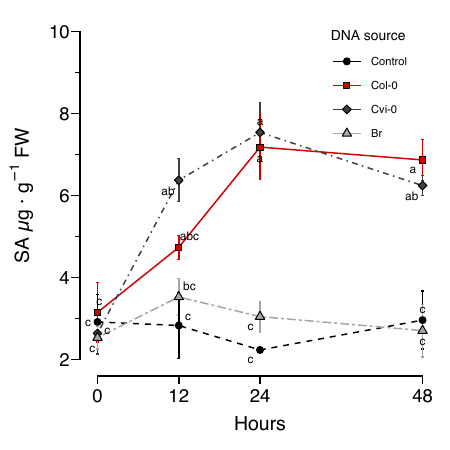

Source code (R):
# SA curve

# Load required libraries
# Cleaning and manipulating data
library(dplyr)

# Statistic tests
library(rstatix)
library(multcompView)

# Plotting
library(ggplot2)
library(ggprism)
library(ggrepel)

# Load data
data <- read.csv("5_sa_curve/sa_curve.csv")

# Make independent variable a factor
data <- data %>% 
  mutate(treatment = factor(treatment,
                            levels = c("ctrl", "col", "cvi", "br")),
         time_factor = (factor(time))
  )

# Summary statistics
data_ss <- data %>% 
  group_by(treatment, time) %>% 
  get_summary_stats() %>% 
  arrange(desc(mean))

# Two way anova
anova <- aov(sa ~ treatment*time_factor, data = data)
summary(anova)
export::table2csv(anova, "5_sa_curve/anova_results_curve.csv")


# Tukey
tukey <- TukeyHSD(anova)
tukey

tukey_capture <- as.data.frame(tukey[3])
write.csv(tukey_capture, "5_sa_curve//tukey.csv")

# Compact letter display
tukey.cld <- multcompLetters4(anova, tukey)

cld <- as.data.frame.list(tukey.cld$`treatment:time_factor`)
data_ss$tukey <- cld$Letters


# Treatment labels
treatment_labels = c("Control", "Col-0", "Cvi-0", "Br")

# Plot colors
plot_colors <- c("#000000", # black
                 "#D10101", # red
                 "#404040", # dark grey
                 "#A6A6A6") # light


# Plot
ggplot(data_ss, aes(x = time, y = mean)) +
  # Geoms
  geom_line(
    aes(linetype = treatment, group = treatment, color = treatment)
  ) +
  geom_errorbar(
    aes(ymin = mean - se, ymax = mean + se, color = treatment),
    width = 0.4
  ) +
  geom_point(
    aes(fill = treatment, shape = treatment),
    size = 2
  ) +
  # P-Value
  geom_text_repel(
    aes(label = tukey),
    min.segment.length = Inf,
    size = 3
  ) +
  # Scales
  scale_fill_manual(
    values = plot_colors,
    labels = treatment_labels
  ) +
  scale_color_manual(
    values = plot_colors,
    labels = treatment_labels
  ) +
  scale_shape_manual(
    values = c(21:24),
    labels = treatment_labels
  ) +
  scale_linetype_manual(
    values = c("dashed", "solid", "dotdash", "twodash"),
    labels = treatment_labels
  ) +
  scale_x_continuous(
    breaks = unique(data$time),
    guide = "prism_offset"
  ) +
  scale_y_continuous(
    limits = c(2, 10),
    breaks = seq(2, 10, 2),
    guide = "prism_offset_minor"
  ) +
  # Labs
  labs(
    #title = "Salicylic Acid induction",
    x = "Hours",
    y = bquote("SA µg · g"^-1*" FW"),
    #caption = "Tukey test, p < 0.05, n = 5",
    fill  = "DNA source",
    color = "DNA source",
    shape = "DNA source",
    linetype = "DNA source"
  ) +
  # Theme
  theme_prism(
    base_line_size = 0.5,
    base_fontface = "plain"
  ) +
  theme(
    legend.title = element_text(size = 10),
    legend.text = element_text(size = 8),
    legend.position = c(0.8, 0.8),
    plot.title = element_text(size = 14),
    aspect.ratio = 1,
    #axis.title = element_blank()
  )


ggsave("5_sa_curve/sa_curve.pdf", width = 4.5, height = 4.5, scale = 1, dpi = 300, device = cairo_pdf)


save.image(file = "5_sa_curve/sa_curve.RData")